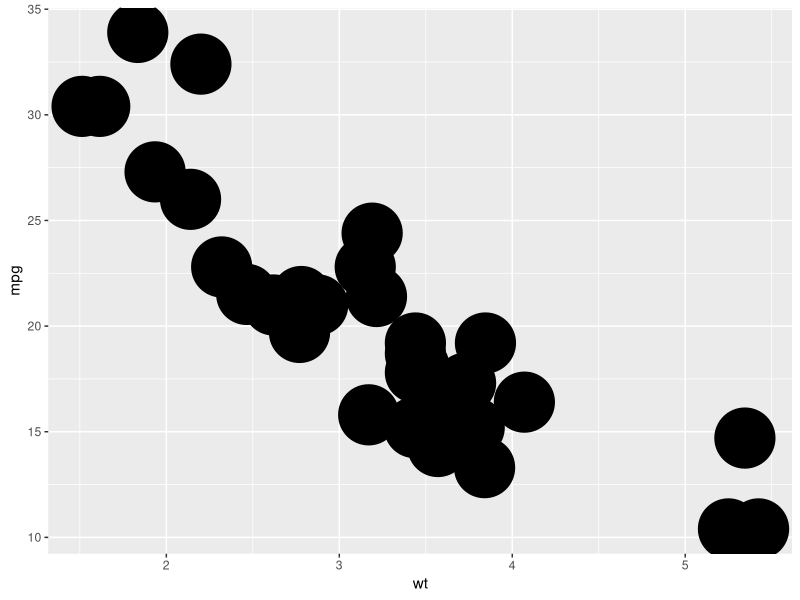
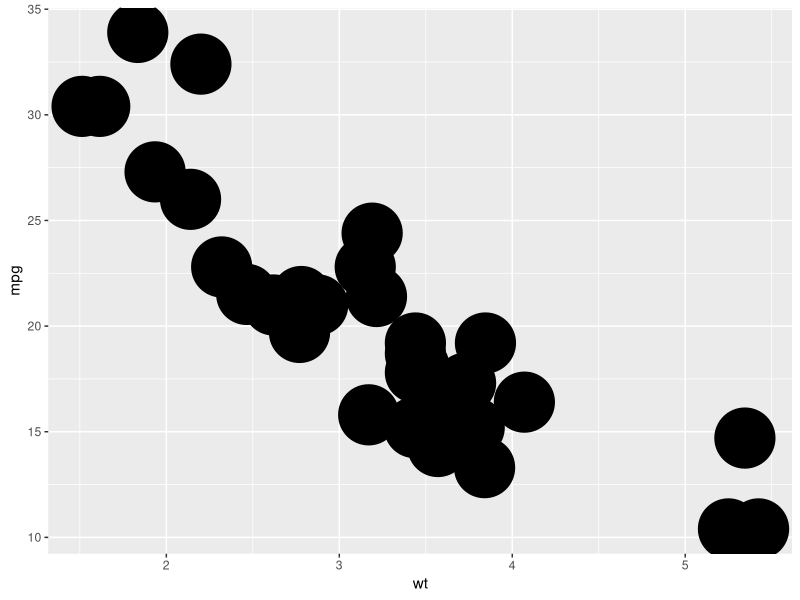

Write R code to recreate these figures, in order. (Note: this script raises an error after producing the figures.)
library(ggplot2)
library(dplyr)

# plot the mtcars dataset with ggplot
ggplot(mtcars, aes(x = wt, y = mpg)) + geom_point(size = 20)
if (!file.exists("mtcars.png")) {
    ggsave("mtcars.png")
}


if (!file.exists("mtcars.png")) {
    stop("mtcars.png not found")
}

one <- 1
two <- 2

one == two
if (one == two) {
    print("one equals two")
} else {
    print("one does not equal two")
}

# create a function
text <- "dfdssf"
something <- function(text) {
    print(text)
}
something(text)

more <- 1
